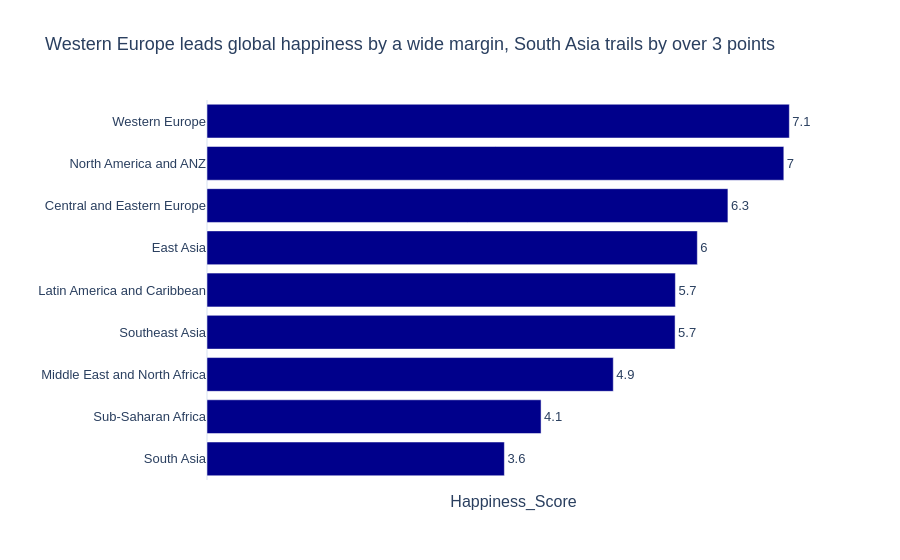

Notebook source saved alongside this figure:
### Markdown cell above
---
## Task 1 — Regional Comparison Bar Chart

**Story:** Western Europe sits in a league of its own — more than 1.5 points above the nearest region. Sub-Saharan Africa and South Asia trail by over 2.5 points.

### Code cell
# prep data
region_avg = df.groupby('Region')['Happiness_Score'].mean().reset_index().sort_values('Happiness_Score')

# create a plotly express
fig = px.bar(
    data_frame=region_avg,
    x='Happiness_Score', 
    y='Region', orientation='h',
    text=region_avg['Happiness_Score'].round(1), # text over or inside the bars
    title='Western Europe leads global happiness by a wide margin, South Asia trails by over 3 points',
    labels={'Happiness Score': 'Happiness Score (1 - 10)', 'Region': ''},
    template='plotly_white',
    color_discrete_sequence=['darkblue']
)

# add needed customizations

fig.update_traces(
    textposition='outside', # controls where the text on the bars is positioned
)

fig.update_layout(
    xaxis=dict(showgrid=False, showticklabels=False),
    font=dict(family='Arial', size=13),
    height=500
)

fig.show()

### Figure 1 — Plotly figure (JSON) as saved in the notebook; plotly's stock layout.template omitted (floating-point values rounded to 4 significant figures)
{"data": [{"alignmentgroup": "True", "hovertemplate": "Happiness_Score=%{x}<br>=%{y}<br>text=%{text}<extra></extra>", "legendgroup": "", "marker": {"color": "darkblue", "pattern": {"shape": ""}}, "name": "", "offsetgroup": "", "orientation": "h", "showlegend": false, "text": [3.6, 4.1, 4.9, 5.7, 5.7, 6, 6.3, 7, 7.1], "textposition": "outside", "type": "bar", "x": [3.618, 4.065, 4.943, 5.695, 5.699, 5.966, 6.338, 7.018, 7.086], "xaxis": "x", "y": ["South Asia", "Sub-Saharan Africa", "Middle East and North Africa", "Southeast Asia", "Latin America and Caribbean", "East Asia", "Central and Eastern Europe", "North America and ANZ", "Western Europe"], "yaxis": "y"}], "layout": {"autosize": true, "barmode": "relative", "font": {"family": "Arial", "size": 13}, "legend": {"tracegroupgap": 0}, "title": {"text": "Western Europe leads global happiness by a wide margin, South Asia trails by over 3 points"}, "xaxis": {"anchor": "y", "autorange": true, "domain": [0, 1], "range": [0, 7.458], "showgrid": false, "showticklabels": false, "title": {"text": "Happiness_Score"}, "type": "linear"}, "yaxis": {"anchor": "x", "autorange": true, "domain": [0, 1], "range": [-0.5, 8.5], "title": {"text": ""}, "type": "category"}}}
